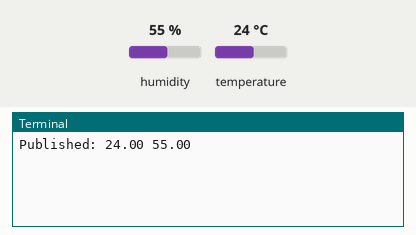
The program below on a simulated Raspberry Pi (BCM pin numbers). On the bench: the last lines printed to the terminal. The inputs (shaded band) are chosen by the test bench; at power-on: humidity 55 %, temperature 24 °C. No MQTT or app messages arrive unless stated.

Above: at 1.3 s.
1.4 s: humidity set to 22 %
At 11.4 s:
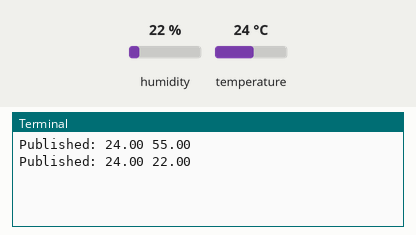
11.6 s: temperature set to 12 °C
At 21.6 s:
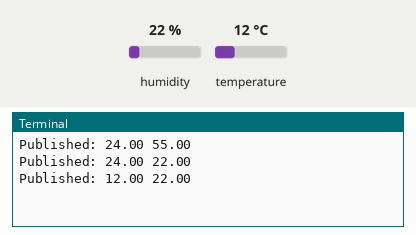
21.8 s: humidity set to 40 %
At 31.5 s:
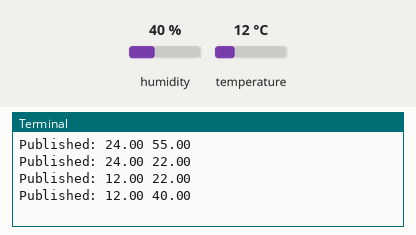
Timing chart, 0 to 33.0 s (numbered marks = the images above; inputs shaded):
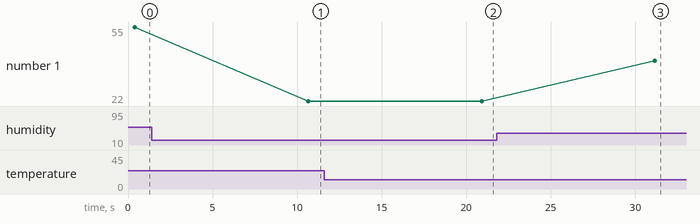

Measured:
- after the input at 1.4 s, the terminal: prints a new line after 9.3 s (image 1)
- after the input at 11.6 s, the terminal: prints a new line after 9.3 s (image 2)
- after the input at 21.8 s, the terminal: prints a new line after 9.4 s (image 3)
- plotted number 1: 55 → 22 after the input at 1.4 s, 22 → 40 after the input at 21.8 s

The program:

mqtt_publisher.py
```python
import paho.mqtt.client as mqtt
import adafruit_dht
import board
from time import sleep

broker_address = "192.168.0.69"
broker_port = 1883
topic = "sensor/data"

DHT_PIN = board.D12 #32 #12 bcm
DHT11 = adafruit_dht.DHT11(DHT_PIN)

def read_sensor():
    hum  = DHT11.humidity
    temp = DHT11.temperature

    return hum, temp

def publish_data(client):
    humidity, temperature = read_sensor()

    if humidity is not None and temperature is not None:
        payload = f"{temperature:.2f} {humidity:.2f}"
        client.publish(topic,payload)
        print("Published: {}".format(payload))
    else:
        print("Read error!")


client = mqtt.Client()
client.connect(broker_address, broker_port, 60)

while True:
    publish_data(client)
    sleep(10)
```
